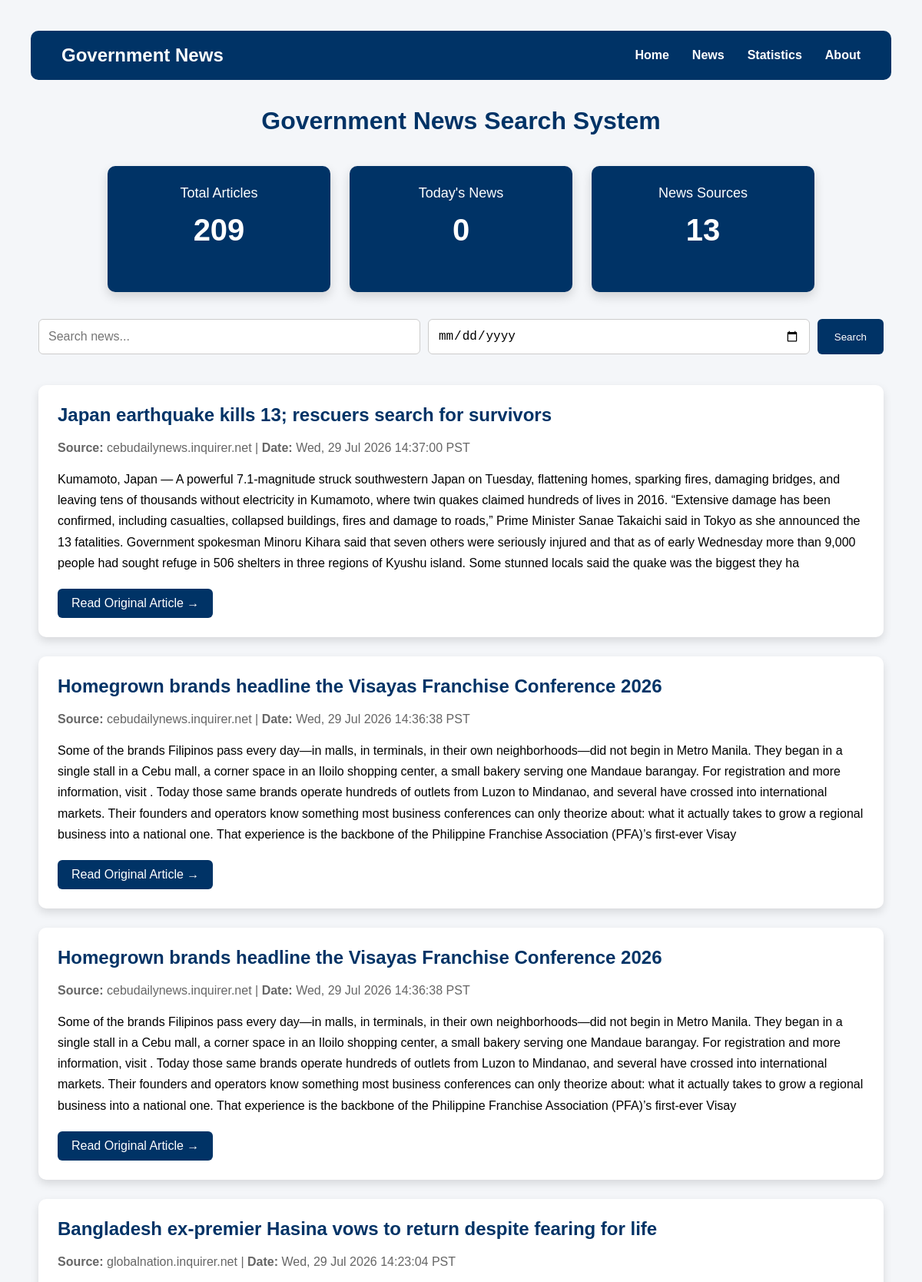
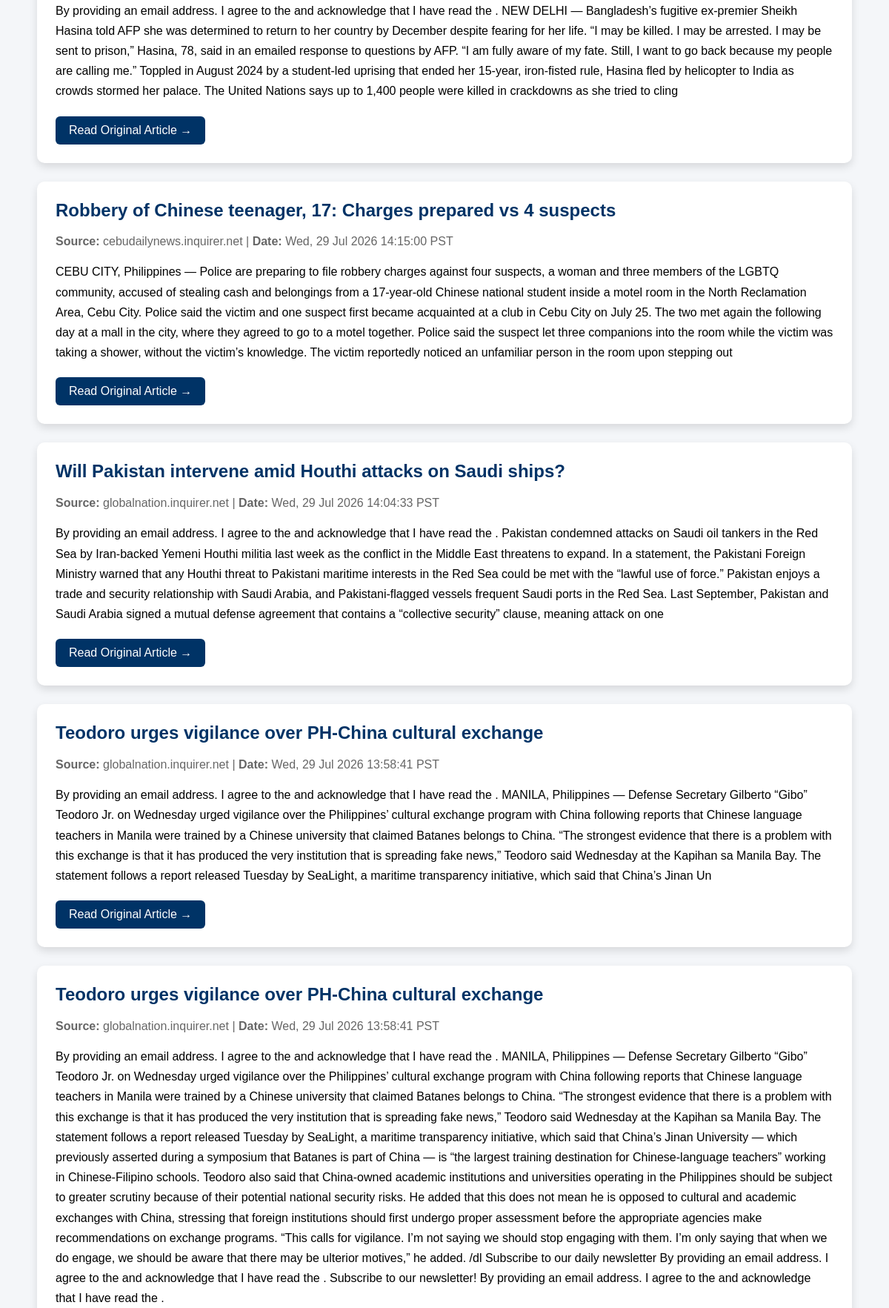
Page /?search=&date=&page=2 (upper part) on the committed database (2 pictures, top to bottom).
### tables this page shows
CREATE TABLE news (
                id INTEGER PRIMARY KEY AUTOINCREMENT,
                title TEXT,
                link TEXT UNIQUE,
                source TEXT,
                date TEXT,
                summary TEXT
            );

### website/app.py (the view)
@app.route("/")
def home():
    search = request.args.get("search", "")
    date = request.args.get("date", "")
    page = request.args.get("page", 1, type=int)
    per_page = 10
    articles = get_articles(search, date, page, per_page)
    dashboard_total, today_articles, total_sources = get_dashboard_stats()
    total_articles = count_articles(search, date)
    total_pages = (total_articles + per_page - 1) // per_page
    return render_template(
        "index.html",
        articles=articles,
        search=search,
        date=date,
        total_articles=dashboard_total,
        today_articles=today_articles,
        total_sources=total_sources,
        page=page,
        total_pages=total_pages
    )

### website/database.py (called while the page is built, shortened)
def get_articles(search="", date="", page=1, per_page=10):
    conn = sqlite3.connect(DB_PATH)
    conn.row_factory = sqlite3.Row
    cursor = conn.cursor()
    conditions = []
    parameters = []
    if date:
        conditions.append("date LIKE ?")
        parameters.append(f"{date}%")
    query = """
    SELECT title, source, date, summary, link
    FROM news
    """
    if conditions:
        query += " WHERE " + " AND ".join(conditions)
    query += " ORDER BY date DESC"
    offset = (page - 1) * per_page
    query += " LIMIT ? OFFSET ?"
    parameters.extend([per_page, offset])
    cursor.execute(query, parameters)
    articles = cursor.fetchall()
    conn.close()
    return articles

def count_articles(search="", date=""):
    conn = sqlite3.connect(DB_PATH)
    cursor = conn.cursor()
    conditions = []
    parameters = []
    if date:
        conditions.append("date LIKE ?")
        parameters.append(f"{date}%")
    query = "SELECT COUNT(*) FROM news"
    if conditions:
        query += " WHERE " + " AND ".join(conditions)
    cursor.execute(query, parameters)
    total = cursor.fetchone()[0]
    conn.close()
    return total

def get_dashboard_stats():
    conn = sqlite3.connect(DB_PATH)
    cursor = conn.cursor()
    cursor.execute("SELECT COUNT(*) FROM news")
    total_articles = cursor.fetchone()[0]
    cursor.execute("""
        SELECT COUNT(*)
        FROM news
        WHERE date LIKE date('now') || '%'
    """)
    today_articles = cursor.fetchone()[0]
    cursor.execute("SELECT COUNT(DISTINCT source) FROM news")
    total_sources = cursor.fetchone()[0]
    conn.close()
    return total_articles, today_articles, total_sources

### website/templates/index.html (shortened to what this page needs)
<!DOCTYPE html>
<html lang="en">
<head>
    <link rel="stylesheet"
          href="{{ url_for('static', filename='css/style.css') }}">
</head>
<body>
<nav class="navbar">
    <div class="logo">
        Government News
    </div>
    <ul class="nav-links">
        <li><a href="/">Home</a></li>
        <li><a href="#news">News</a></li>
        <li><a href="#stats">Statistics</a></li>
        <li><a href="#about">About</a></li>
    </ul>
</nav>
<div class="container">
    <h1>Government News Search System</h1>
    <div id="stats" class="dashboard">
    <div class="stat-card">
        <h3>Total Articles</h3>
        <h2>{{ total_articles }}</h2>
    </div>
    <div class="stat-card">
        <h3>Today's News</h3>
        <h2>{{ today_articles }}</h2>
    </div>
    <div class="stat-card">
        <h3>News Sources</h3>
        <h2>{{ total_sources }}</h2>
    </div>
</div>
    <form method="GET" class="search-box">
        <input
            type="text"
            name="search"
            placeholder="Search news..."
            value="{{ search }}">
        <input
            type="date"
            name="date"
            value="{{ date }}">
        <button type="submit">
            Search
        </button>
    </form>
    <div id="news">
        {% if articles %}
            {% for article in articles %}
            <div class="news-card">
                <h2>{{ article.title }}</h2>
                <div class="meta">
                    <strong>Source:</strong> {{ article.source }}
                    |
                    <strong>Date:</strong> {{ article.date }}
                </div>
                <p class="summary">
                    {{ article.summary }}
                </p>
                <a
                    class="read-btn"
                    href="{{ article.link }}"
                    target="_blank">
                    Read Original Article →
                </a>
            </div>
            {% endfor %}
        {% else %}
            <div class="news-card">
                <h2>No Articles Found</h2>
                <p>Try another keyword or choose a different date.</p>
            </div>
        {% endif %}
    </div>
</div>
</body>
</html>

### website/static/css/style.css (style rules this page uses)
html { scroll-behavior:smooth; }
.navbar { background:#003366; color:white; display:flex; justify-content:space-between; align-items:center; padding:18px 40px; border-radius:10px; margin-bottom:35px; }
.logo { font-size:24px; font-weight:bold; }
.nav-links { list-style:none; display:flex; gap:30px; margin:0; padding:0; }
.nav-links a { color:white; text-decoration:none; font-weight:bold; }
body { font-family: Arial, Helvetica, sans-serif; background:#f4f6f9; margin:0; padding:40px; }
.container { max-width:1100px; margin:auto; }
h1 { text-align:center; color:#003366; margin-bottom:40px; }
.news-card { background:white; border-radius:10px; padding:25px; margin-bottom:25px; box-shadow:0 5px 12px rgba(0,0,0,.12); }
.news-card h2 { margin-top:0; color:#003366; }
.meta { color:#666; margin-bottom:18px; }
.summary { line-height:1.7; margin-bottom:20px; }
.read-btn { display:inline-block; background:#003366; color:white; padding:10px 18px; border-radius:6px; text-decoration:none; }
.search-box { display:flex; justify-content:center; gap:10px; margin-bottom:40px; }
.search-box input { width:500px; padding:12px; border:1px solid #ccc; border-radius:6px; font-size:16px; }
.search-box button { background:#003366; color:white; border:none; padding:12px 22px; border-radius:6px; cursor:pointer; }
.search-box input[type="date"] { padding:12px; border:1px solid #ccc; border-radius:6px; font-size:16px; }
.dashboard { display:flex; justify-content:center; gap:25px; margin:35px 0; flex-wrap:wrap; }
.stat-card { width:240px; background:#003366; color:white; border-radius:10px; padding:25px; text-align:center; box-shadow:0 6px 14px rgba(0,0,0,.15); transition:.25s; }
.stat-card h3 { margin:0; font-size:18px; font-weight:500; }
.stat-card h2 { margin-top:15px; font-size:40px; }

### rows in the picture
news: title "Japan earthquake kills 13; rescuers search for survivors", source "cebudailynews.inquirer.net", date "Wed, 29 Jul 2026 14:37:00 PST", summary "Kumamoto, Japan — A powerful 7.1-magnitude struck southwestern Japan on Tuesday, flattening homes, sparking fires, damaging bridges, and leaving tens of thousands without electricity in Kumamoto, where twin quakes claimed hundreds of lives in 2016. “Extensive damage has been confirmed, including casualties, collapsed buildings, fires and damage to roads,” Prime Minister Sanae Takaichi said in Tokyo as she announced the 13 fatalities. Government spokesman Minoru Kihara said that seven others were seriously injured and that as of early Wednesday more than 9,000 people had sought refuge in 506 shelters in three regions of Kyushu island. Some stunned locals said the quake was the biggest they ha"
news: title "Homegrown brands headline the Visayas Franchise Conference 2026", source "cebudailynews.inquirer.net", date "Wed, 29 Jul 2026 14:36:38 PST", summary "Some of the brands Filipinos pass every day—in malls, in terminals, in their own neighborhoods—did not begin in Metro Manila. They began in a single stall in a Cebu mall, a corner space in an Iloilo shopping center, a small bakery serving one Mandaue barangay. For registration and more information, visit . Today those same brands operate hundreds of outlets from Luzon to Mindanao, and several have crossed into international markets. Their founders and operators know something most business conferences can only theorize about: what it actually takes to grow a regional business into a national one. That experience is the backbone of the Philippine Franchise Association (PFA)’s first-ever Visay"
news: title "Homegrown brands headline the Visayas Franchise Conference 2026", source "cebudailynews.inquirer.net", date "Wed, 29 Jul 2026 14:36:38 PST", summary "Some of the brands Filipinos pass every day—in malls, in terminals, in their own neighborhoods—did not begin in Metro Manila. They began in a single stall in a Cebu mall, a corner space in an Iloilo shopping center, a small bakery serving one Mandaue barangay. For registration and more information, visit . Today those same brands operate hundreds of outlets from Luzon to Mindanao, and several have crossed into international markets. Their founders and operators know something most business conferences can only theorize about: what it actually takes to grow a regional business into a national one. That experience is the backbone of the Philippine Franchise Association (PFA)’s first-ever Visay"
news: title "Bangladesh ex-premier Hasina vows to return despite fearing for life", source "globalnation.inquirer.net", date "Wed, 29 Jul 2026 14:23:04 PST", summary "By providing an email address. I agree to the and acknowledge that I have read the . NEW DELHI — Bangladesh’s fugitive ex-premier Sheikh Hasina told AFP she was determined to return to her country by December despite fearing for her life. “I may be killed. I may be arrested. I may be sent to prison,” Hasina, 78, said in an emailed response to questions by AFP. “I am fully aware of my fate. Still, I want to go back because my people are calling me.” Toppled in August 2024 by a student-led uprising that ended her 15-year, iron-fisted rule, Hasina fled by helicopter to India as crowds stormed her palace. The United Nations says up to 1,400 people were killed in crackdowns as she tried to cling"
news: title "Robbery of Chinese teenager, 17: Charges prepared vs 4 suspects", source "cebudailynews.inquirer.net", date "Wed, 29 Jul 2026 14:15:00 PST", summary "CEBU CITY, Philippines — Police are preparing to file robbery charges against four suspects, a woman and three members of the LGBTQ community, accused of stealing cash and belongings from a 17-year-old Chinese national student inside a motel room in the North Reclamation Area, Cebu City. Police said the victim and one suspect first became acquainted at a club in Cebu City on July 25. The two met again the following day at a mall in the city, where they agreed to go to a motel together. Police said the suspect let three companions into the room while the victim was taking a shower, without the victim’s knowledge. The victim reportedly noticed an unfamiliar person in the room upon stepping out"
news: title "Will Pakistan intervene amid Houthi attacks on Saudi ships?", source "globalnation.inquirer.net", date "Wed, 29 Jul 2026 14:04:33 PST", summary "By providing an email address. I agree to the and acknowledge that I have read the . Pakistan condemned attacks on Saudi oil tankers in the Red Sea by Iran-backed Yemeni Houthi militia last week as the conflict in the Middle East threatens to expand. In a statement, the Pakistani Foreign Ministry warned that any Houthi threat to Pakistani maritime interests in the Red Sea could be met with the “lawful use of force.” Pakistan enjoys a trade and security relationship with Saudi Arabia, and Pakistani-flagged vessels frequent Saudi ports in the Red Sea. Last September, Pakistan and Saudi Arabia signed a mutual defense agreement that contains a “collective security” clause, meaning attack on one"
news: title "Teodoro urges vigilance over PH-China cultural exchange", source "globalnation.inquirer.net", date "Wed, 29 Jul 2026 13:58:41 PST", summary "By providing an email address. I agree to the and acknowledge that I have read the . MANILA, Philippines — Defense Secretary Gilberto “Gibo” Teodoro Jr. on Wednesday urged vigilance over the Philippines’ cultural exchange program with China following reports that Chinese language teachers in Manila were trained by a Chinese university that claimed Batanes belongs to China. “The strongest evidence that there is a problem with this exchange is that it has produced the very institution that is spreading fake news,” Teodoro said Wednesday at the Kapihan sa Manila Bay. The statement follows a report released Tuesday by SeaLight, a maritime transparency initiative, which said that China’s Jinan Un"
news: title "Teodoro urges vigilance over PH-China cultural exchange", source "globalnation.inquirer.net", date "Wed, 29 Jul 2026 13:58:41 PST", summary "By providing an email address. I agree to the and acknowledge that I have read the . MANILA, Philippines — Defense Secretary Gilberto “Gibo” Teodoro Jr. on Wednesday urged vigilance over the Philippines’ cultural exchange program with China following reports that Chinese language teachers in Manila were trained by a Chinese university that claimed Batanes belongs to China. “The strongest evidence that there is a problem with this exchange is that it has produced the very institution that is spreading fake news,” Teodoro said Wednesday at the Kapihan sa Manila Bay. The statement follows a report released Tuesday by SeaLight, a maritime transparency initiative, which said that China’s Jinan…"

### other values in the picture
{{ total_articles }} "209"
{{ today_articles }} "0"
{{ total_sources }} "13"
